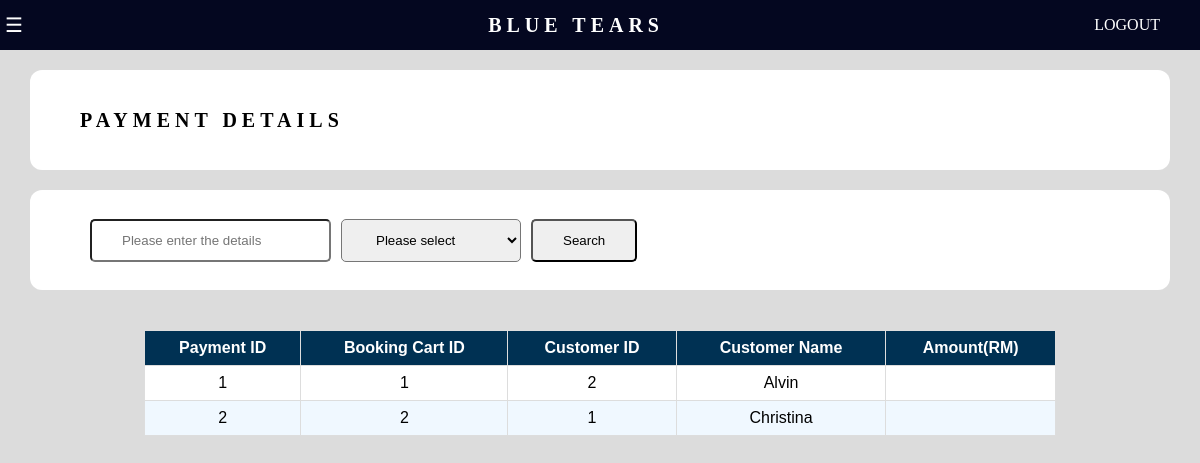
/recep-payment.php, run on the app's committed database.
### tables this page shows
CREATE TABLE IF NOT EXISTS `payment` (
  `payment_id` int NOT NULL AUTO_INCREMENT,
  `booking_cart_id` int NOT NULL,
  `discount_applied` float DEFAULT NULL,
  `point_get` int NOT NULL,
  PRIMARY KEY (`payment_id`),
  KEY `booking_cart_id` (`booking_cart_id`)
);

CREATE TABLE IF NOT EXISTS `booking_cart` (
  `booking_cart_id` int NOT NULL AUTO_INCREMENT,
  `customer_id` int NOT NULL,
  `booking_id` int NOT NULL,
  PRIMARY KEY (`booking_cart_id`),
  KEY `booking_id` (`booking_id`),
  KEY `customer_id` (`customer_id`)
);

CREATE TABLE IF NOT EXISTS `registered_customer` (
  `customer_id` int NOT NULL AUTO_INCREMENT,
  `customer_name` varchar(50) NOT NULL,
  `customer_password` varchar(30) NOT NULL,
  `customer_nationallity` varchar(30) NOT NULL,
  `customer_phone_no` varchar(30) NOT NULL,
  `customer_email` varchar(30) NOT NULL,
  `ic_no` varchar(30) DEFAULT NULL,
  `passport_no` varchar(30) DEFAULT NULL,
  `point` int DEFAULT NULL,
  PRIMARY KEY (`customer_id`)
);

### recep-payment.php (the view, shortened to what this page needs)
<!DOCTYPE html>
<html lang = "en">
    <head>
    </head>
    <body style="background-color:rgb(220,220,220)";>
        <?php
            include "recep-sidenavi.php"
        ?>
        <div id = "content-text" class="content-text">
            <?php
                include "recep-topnavi.php";
            ?>
            <div class = page_content>
            <div class = "table_content">
                <div class = "table_content_sec">
                    <h2 class="table_tittle"> Payment Details </h2>
                </div>
            </div>
        </div>
            <div class = page_content>
                <form class = "filter_part" method = "post">
                    <div class  = "filter_part_sec">
                    <input type = "text" name = "filtered_text" placeholder = "Please enter the details" ></input>
                    </div>
                    <div class = "filter_part_sec">
                    <select name = "filter_option" id = "filter_option">
                        <option value = "notspecific" name = "notspecific">Please select </option>
                    </select>
                    </div>
                    <div class = "filter_part_sec">
                        <button class="filterResultBtn" name="filterBtn" type="submit">Search</button>
                    </div>
                </form>
            <?php
                        if(isset($_POST['filterBtn'])){
                            $filter_text = $_POST['filtered_text'];
                            $filter_option = $_POST['filter_option'];
                            if($filter_option  == "payment_id"){
                                $query="SELECT * FROM payment INNER JOIN booking_cart on payment.booking_cart_id = booking_cart.booking_cart_id
                                INNER JOIN registered_customer on booking_cart.customer_id = registered_customer.customer_id WHERE payment_id LIKE '$filter_text'";
                                $search_result = filterTable($query);
                            }
                            else if( $filter_option  == "booking_id"){
                                $query="SELECT * FROM payment INNER JOIN booking_cart on payment.booking_cart_id = booking_cart.booking_cart_id
                                INNER JOIN registered_customer on booking_cart.customer_id = registered_customer.customer_id WHERE payment.booking_cart_id LIKE '$filter_text' AND
                                booking_cart.booking_cart_id LIKE '$filter_text'";
                                $search_result = filterTable($query);
                            }
                            else if( $filter_option  == "customer_id"){
                                $query="SELECT * FROM payment INNER JOIN booking_cart on payment.booking_cart_id = booking_cart.booking_cart_id
                                INNER JOIN registered_customer on booking_cart.customer_id = registered_customer.customer_id WHERE booking_cart.customer_id LIKE '$filter_text' AND registered_customer.customer_id LIKE '$filter_text'";
                                $search_result = filterTable($query);
                            }
                            else if( $filter_option  == "customer_name"){
                                $query="SELECT * FROM payment INNER JOIN booking_cart on payment.booking_cart_id = booking_cart.booking_cart_id
                                INNER JOIN registered_customer on booking_cart.customer_id = registered_customer.customer_id WHERE customer_name LIKE '$filter_text'";
                                $search_result = filterTable($query);
                            }
                            else if( $filter_option  == "notspecific" and $filter_text ==""){
                                $query="SELECT * FROM payment INNER JOIN booking_cart on payment.booking_cart_id = booking_cart.booking_cart_id
                                INNER JOIN registered_customer on booking_cart.customer_id = registered_customer.customer_id";
                                $search_result = filterTable($query);
                            }
                            else{
                                $query="SELECT * FROM payment INNER JOIN booking_cart on payment.booking_cart_id = booking_cart.booking_cart_id
                                INNER JOIN registered_customer on booking_cart.customer_id = registered_customer.customer_id WHERE booking_cart.booking_cart_id LIKE '$filter_text' OR payment_id LIKE '$filter_text' OR
                                registered_customer.customer_id LIKE '$filter_text' OR customer_name LIKE '$filter_text'";
                                $search_result = filterTable($query);
                            }
                        }
                        else{
                            $query="SELECT * FROM payment INNER JOIN booking_cart on payment.booking_cart_id = booking_cart.booking_cart_id
                            INNER JOIN registered_customer on booking_cart.customer_id = registered_customer.customer_id";
                            $search_result = filterTable($query);
                        }
                        function filterTable($query)
                        {
                            include("conn.php");
                            $filter_Result=mysqli_query($conn,$query);
                            return $filter_Result;
                        }
                        ?>
                </div>
                <div class = page_content>
                <div class = "reservation_content">
                <table class= "reservation_table" >
                    <tr>
                        <th> <font face="Arial">Payment ID</font> </th>
                        <th> <font face="Arial">Booking Cart ID</font> </th>
                        <th> <font face="Arial">Customer ID</font> </th>
                        <th> <font face="Arial">Customer Name</font> </th>
                        <th> <font face="Arial">Amount(RM)</font> </th>
                    </tr>
                        <?php
                        while($row = mysqli_fetch_array($search_result)){
                            echo "<tr>";
                            echo "<td>";
                            echo $row['payment_id'];
                            echo "</td>";
                            echo "<td>";
                            echo $row['booking_cart_id'];
                            echo "</td>";
                            echo "<td>";
                            echo $row['customer_id'];
                            echo "</td>";
                            echo "<td>";
                            echo $row['customer_name'];
                            echo "</td>";
                            echo "<td>";
                            echo "</td>";
                           echo "</tr>"; }
                ?>
                </div>
            </div>
        </div>
    </body>
</html>

### recep-payment.php (style rules this page uses)
* { margin: 0px; padding:0px; box-sizing:border-box; }
.content-text { margin-top:0px; margin-left:0px; padding-bottom:50px; }
#content-text { transition: all .5s; }
.reservation_content { padding-top:20px; display:flex; justify-content: center; align-items: center; }
.reservation_table { font-family: Arial, Helvetica, sans-serif; border-collapse: collapse; width: 80%; text-align:center }
.reservation_table th { border: 1px solid #ddd; padding: 8px; background-color: rgb(0,49,83); color: white }
.reservation_table td { border: 1px solid #ddd; padding: 8px; }
.reservation_table tr:nth-child(even) { background-color: white; }
.reservation_table tr:nth-child(odd) { background-color: rgb(240,248,255); }
.table_content { justify-content: space-between; align-items: center; height:100px; background-color: white; display:flex; width:100%; padding-right:50px; border-radius: 12px; }
.table_tittle { color:black; font-size:20px; text-transform: uppercase; letter-spacing: 5px; font-family: "fantasy"; padding-left:50px; }
.filter_part { align-items: center; height:100px; background-color:white; display:flex; width:100%; padding-right:20px; padding-left:50px; border-radius: 12px; }
.filter_part_sec { padding-left:10px; }
.filterResultBtn { padding: 12px 30px; border-radius: 5px; }
.filter_part input { padding: 12px 30px; border-radius: 5px; }
.filter_part select { padding: 12px 30px; border-radius: 5px; }
.page_content { padding-top:20px; padding-left:30px; padding-right:30px; }

### data on the page
payment: payment_id "1", booking_cart.booking_cart_id "1", registered_customer.customer_id "2", registered_customer.customer_name "Alvin"
payment: payment_id "2", booking_cart.booking_cart_id "2", registered_customer.customer_id "1", registered_customer.customer_name "Christina"
